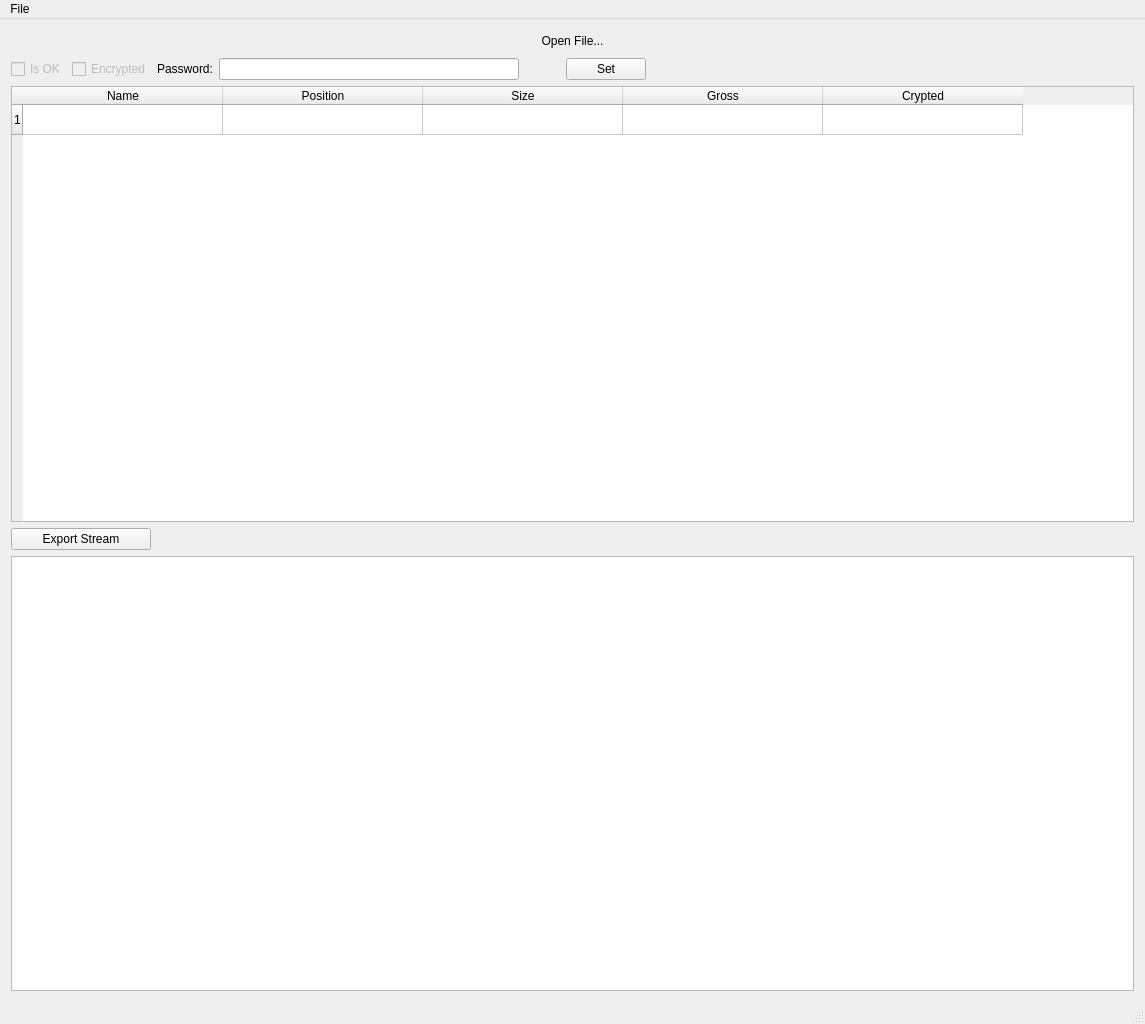
<?xml version="1.0" encoding="UTF-8"?>
<ui version="4.0">
 <class>MainWindow</class>
 <widget class="QMainWindow" name="MainWindow">
  <property name="geometry">
   <rect>
    <x>0</x>
    <y>0</y>
    <width>1145</width>
    <height>1024</height>
   </rect>
  </property>
  <property name="windowTitle">
   <string notr="true">Nov Browser</string>
  </property>
  <property name="windowIcon">
   <iconset>
    <normaloff>:/tree.png</normaloff>:/tree.png</iconset>
  </property>
  <widget class="QWidget" name="centralWidget">
   <layout class="QGridLayout" name="gridLayout" rowstretch="0,0,0,1,0">
    <item row="1" column="0">
     <widget class="QCheckBox" name="okCheckbox">
      <property name="enabled">
       <bool>false</bool>
      </property>
      <property name="text">
       <string>Is OK</string>
      </property>
     </widget>
    </item>
    <item row="1" column="1">
     <widget class="QCheckBox" name="encryptedCheckbox">
      <property name="enabled">
       <bool>false</bool>
      </property>
      <property name="text">
       <string>Encrypted</string>
      </property>
     </widget>
    </item>
    <item row="3" column="0" colspan="2">
     <widget class="QPushButton" name="exportStreamButton">
      <property name="text">
       <string>Export Stream</string>
      </property>
     </widget>
    </item>
    <item row="1" column="2">
     <widget class="QLabel" name="label">
      <property name="text">
       <string>Password:</string>
      </property>
     </widget>
    </item>
    <item row="1" column="5">
     <widget class="QPushButton" name="setPasswordButton">
      <property name="text">
       <string>Set</string>
      </property>
      <property name="autoDefault">
       <bool>true</bool>
      </property>
     </widget>
    </item>
    <item row="1" column="3">
     <widget class="QLineEdit" name="passwordEdit">
      <property name="maximumSize">
       <size>
        <width>300</width>
        <height>16777215</height>
       </size>
      </property>
     </widget>
    </item>
    <item row="4" column="0" colspan="7">
     <widget class="QPlainTextEdit" name="logText">
      <property name="documentTitle">
       <string notr="true"/>
      </property>
      <property name="plainText">
       <string notr="true"/>
      </property>
      <property name="placeholderText">
       <string notr="true"/>
      </property>
     </widget>
    </item>
    <item row="2" column="0" colspan="7">
     <widget class="QTableWidget" name="streamTable">
      <property name="horizontalScrollBarPolicy">
       <enum>Qt::ScrollBarAsNeeded</enum>
      </property>
      <property name="editTriggers">
       <set>QAbstractItemView::NoEditTriggers</set>
      </property>
      <property name="showDropIndicator" stdset="0">
       <bool>false</bool>
      </property>
      <property name="alternatingRowColors">
       <bool>true</bool>
      </property>
      <property name="selectionMode">
       <enum>QAbstractItemView::SingleSelection</enum>
      </property>
      <property name="selectionBehavior">
       <enum>QAbstractItemView::SelectRows</enum>
      </property>
      <property name="rowCount">
       <number>1</number>
      </property>
      <attribute name="horizontalHeaderDefaultSectionSize">
       <number>200</number>
      </attribute>
      <attribute name="horizontalHeaderHighlightSections">
       <bool>false</bool>
      </attribute>
      <attribute name="verticalHeaderDefaultSectionSize">
       <number>30</number>
      </attribute>
      <attribute name="verticalHeaderHighlightSections">
       <bool>false</bool>
      </attribute>
      <row/>
      <column>
       <property name="text">
        <string>Name</string>
       </property>
      </column>
      <column>
       <property name="text">
        <string>Position</string>
       </property>
      </column>
      <column>
       <property name="text">
        <string>Size</string>
       </property>
      </column>
      <column>
       <property name="text">
        <string>Gross</string>
       </property>
      </column>
      <column>
       <property name="text">
        <string>Crypted</string>
       </property>
      </column>
     </widget>
    </item>
    <item row="1" column="6">
     <spacer name="horizontalSpacer">
      <property name="orientation">
       <enum>Qt::Horizontal</enum>
      </property>
      <property name="sizeHint" stdset="0">
       <size>
        <width>40</width>
        <height>20</height>
       </size>
      </property>
     </spacer>
    </item>
    <item row="1" column="4">
     <widget class="QLabel" name="passwordOkLabel">
      <property name="minimumSize">
       <size>
        <width>35</width>
        <height>0</height>
       </size>
      </property>
      <property name="text">
       <string/>
      </property>
     </widget>
    </item>
    <item row="0" column="0" colspan="7">
     <widget class="QPushButton" name="filenameLabel">
      <property name="text">
       <string>Open File...</string>
      </property>
      <property name="flat">
       <bool>true</bool>
      </property>
     </widget>
    </item>
   </layout>
  </widget>
  <widget class="QMenuBar" name="menuBar">
   <property name="geometry">
    <rect>
     <x>0</x>
     <y>0</y>
     <width>1145</width>
     <height>27</height>
    </rect>
   </property>
   <widget class="QMenu" name="menuFile">
    <property name="title">
     <string>File</string>
    </property>
    <addaction name="actionOpen"/>
    <addaction name="separator"/>
    <addaction name="actionExit"/>
   </widget>
   <addaction name="menuFile"/>
  </widget>
  <widget class="QStatusBar" name="statusBar"/>
  <action name="actionOpen">
   <property name="text">
    <string>Open...</string>
   </property>
   <property name="shortcut">
    <string>Ctrl+O</string>
   </property>
  </action>
  <action name="actionExit">
   <property name="text">
    <string>Exit</string>
   </property>
  </action>
 </widget>
 <layoutdefault spacing="6" margin="11"/>
 <resources>
  <include location="../nov_browser.qrc"/>
 </resources>
 <connections/>
</ui>
